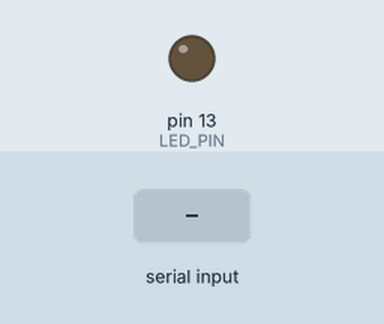
A sketch run on a simulated Arduino Uno, built with avr-gcc and run on an emulated ATmega328P. Shown: output pins drawn as LEDs (lit = HIGH). Inputs (shaded band) come from the test bench.

Above: at 1.2 s.
1.3 s: "1" received over the second serial link
At 2.3 s:
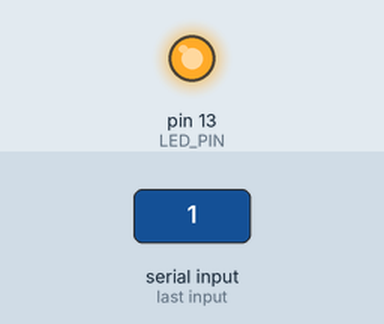
2.8 s: "0" received over the second serial link
At 3.5 s:
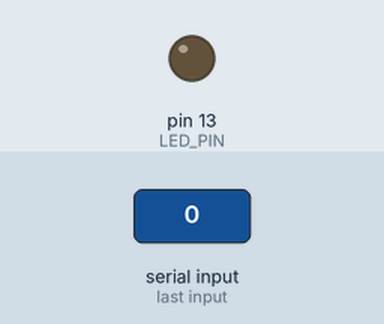
Timing chart, 0 to 5.8 s (numbered marks = the images above; inputs shaded):
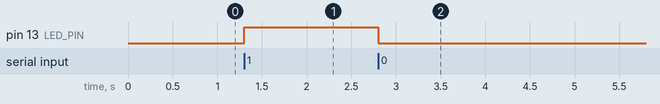

The sketch:

reciver.ino
```cpp
/*
 * sketch for reciver(slave BT)
 * AT+NAME=five2
 * AT+ADDR?   98d3:31:fc2103
 * AT+UART=115200,0,0
 * AT+CMODE=0        指定連接綁定的位址
 * AT+ROLE=0         Indicating this device is the slave.
 */

#include <SoftwareSerial.h>   // 引用程式庫
//222
// 定義連接藍牙模組的序列埠
SoftwareSerial BT(8, 9); // RX TX
char val;  // 儲存接收資料的變數
const byte LED_PIN = 13;  // 定義LED腳位

void setup() {
  // 設定HC-05藍牙模組，AT命令模式的連線速率。
  BT.begin(115200);
  pinMode(LED_PIN, OUTPUT);
}

void loop() {
  // 若收到藍牙模組的資料，則送到「序列埠監控視窗」
  if (BT.available()) {
    val = BT.read();
    if (val == '1') {
      digitalWrite(LED_PIN, HIGH);
      // 回應命令發送端，告知「已開燈」
      BT.println("LED ON from reciver");
    } else if (val == '0') {
      digitalWrite(LED_PIN, LOW);
      // 回應命令發送端，告知「已關燈」
      BT.println("LED OFF frome reciver");
    }
  }
}
```

Measured:
- after the input at 1.3 s, pin 13 (LED_PIN): LOW → HIGH at once
- after the input at 2.8 s, pin 13 (LED_PIN): HIGH → LOW at once
